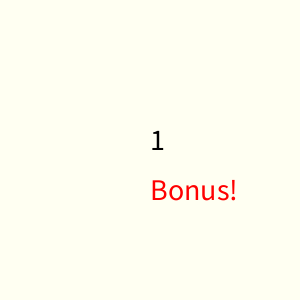
Frame 1 (no input)
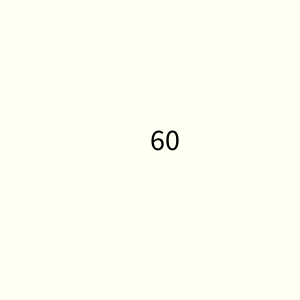
Frame 60 (the mouse pressed at the canvas centre just before this capture)
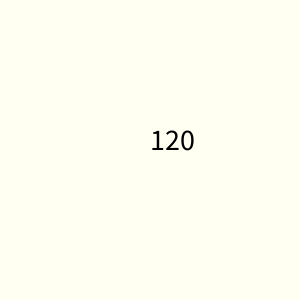
Frame 120 (the mouse held since frame 60 and released just before this capture)

The Processing sketch that drew these frames (run headless with seeded random() and noise(); from frame 60 on, the mouse is pressed at the canvas centre):

// Processing sketch: week12_6_2_bonus_per_5_seconds_T_every_5
// ── week12_6_2_bonus_per_5_seconds_T_every_5.pde
//每五秒出現一個加分道具
//Step01: 算時間
//Step02: 秀出來
int T=0;
void setup(){
  size(300,300);
}
void draw(){//每秒60次
  T++;
  background(#FFFFF2);
  textSize(30);
  fill(0);
  text( T, 150,150);
  //if(T/60==5 || T/60==10 || T/60==15 || T/60==20){
  if( (T/60) % 5 == 0 ){
  //int Tsecond = T/60;
  //if( Tsecond % 5 == 0 ){
    fill(255,0,0);
    text( "Bonus!", 150,200);
  }
}
